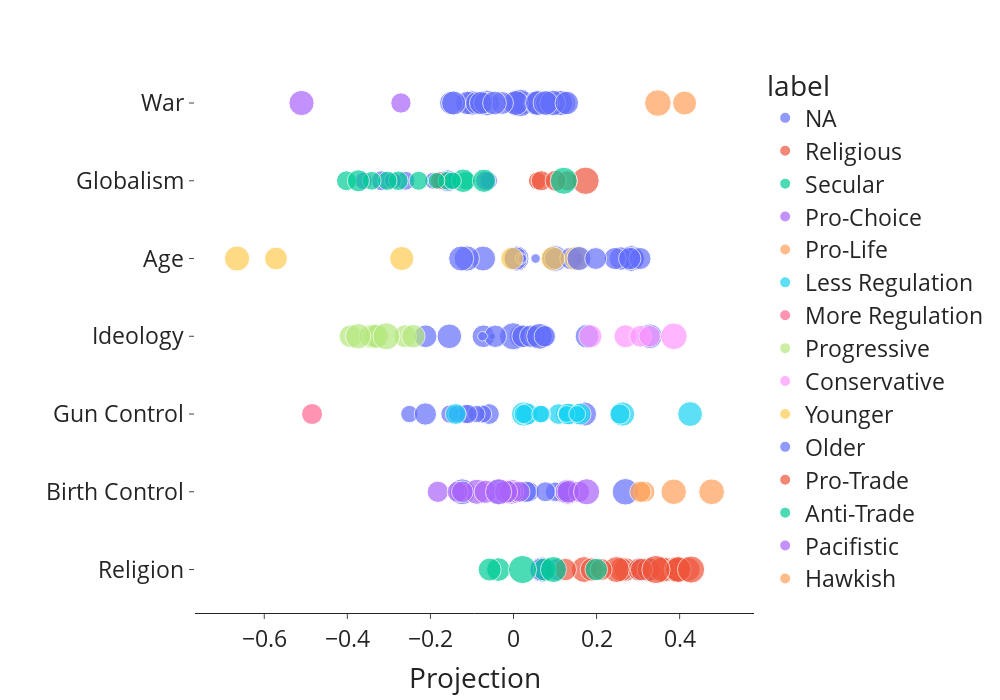

The notebook cell this image was saved under:
### Code cell
fig = px.scatter(counts_df,
                 x="projection",
                 color="label",
                 size="size",
                 hover_data=["subreddit","count"],
                 y="dim",
                 labels=dict(dim="",projection="Projection"),
                )
# fig.update_layout(annotations=[
#            dict(x=point,
#             y=dim,
#             xref="x",
#             yref="y",
#             text=text,
#             align='center',
#             showarrow=False,
#             yanchor='bottom',
#             textangle=90) for point,text,dim in counts_df[["projection","subreddit","dim"]].itertuples(index=False)])

args = {
    "font":{"size": 23},
    "height": 700,
    "width": 1000,    
    "template":"simple_white",
    "yaxis_type": 'category',
    "yaxis":{"showline": False}
}
    
fig.update_layout(**args)
# fig.write_html("visualizations/political_dimensions/dimension_validation.html")
fig.show()

### Figure 1 — Plotly figure (JSON) as saved in the notebook; plotly's stock layout.template omitted (floating-point values rounded to 4 significant figures; data arrays with more than 128 entries replaced by an {"elided": "..."} marker saying what was removed)
{"data": [{"customdata": {"elided": "97x2 mixed values"}, "hovertemplate": "label=NA<br>Projection=%{x}<br>=%{y}<br>size=%{marker.size}<br>subreddit=%{customdata[0]}<br>count=%{customdata[1]}<extra></extra>", "legendgroup": "NA", "marker": {"color": "#636efa", "size": [14.02, 10.49, 11.63, 12.79, 12.82, 15.37, 10.55, 13.47, 2.807, 9.899, 9.18, 8.714, 8.476, 8.145, 14.69, 8.714, 10.03, 12.71, 8.271, 9.443, 7.033, 7.492, 0, 6.672, 8.18, 0, 6.57, 6.977, 10.85, 11.98, 13.28, 11.21, 16.15, 11.3, 12.44, 1, 11.07, 12.35, 10.27, 10.94, 2, 11.1, 13.22, 14.49, 10.11, 13.65, 13.81, 0, 2, 11.67, 0, 14.04, 3, 2.322, 13.73, 14.61, 10.54, 1.585, 11.16, 0, 0, 10.39, 8.697, 6.833, 7.775, 6.409, 7.907, 6.322, 8.134, 6.585, 6.285, 12.98, 13.18, 0, 11.89, 14.51, 12.04, 11.85, 12.31, 16.46, 13.11, 11.53, 12.74, 14.07, 11.48, 0, 13.5, 10.55, 12.73, 11.39, 13.5, 12.78, 11.72, 14.43, 13.32, 12.35, 12.12], "sizemode": "area", "sizeref": 0.04361, "symbol": "circle"}, "mode": "markers", "name": "NA", "orientation": "h", "showlegend": true, "type": "scatter", "x": [0.06914, 0.1034, 0.06817, 0.3038, 0.3232, 0.2695, 0.1199, -0.03568, -0.0124, -0.02694, 0.1228, 0.03795, 0.1004, 0.1224, -0.1237, 0.07684, 0.03013, 0.1709, -0.1164, -0.05911, -0.07413, -0.1528, -0.06391, -0.08941, -0.1105, -0.08606, -0.2507, -0.1362, -0.2121, 0.01819, -0.1544, -0.07241, -0.0007824, -0.2117, 0.06869, -0.0514, 0.02313, 0.1771, 0.05317, -0.04366, -0.07454, 0.04178, 0.3281, 0.06273, 0.07542, -0.07317, 0.00693, -0.02691, 0.05321, 0.005103, 0.06327, -0.1126, 0.01843, 0.1566, -0.126, 0.09975, 0.1007, 0.02087, 0.1388, 0.1132, -0.06021, -0.1585, -0.3176, -0.05969, -0.2598, -0.1928, -0.1698, -0.2901, -0.06743, -0.3609, -0.1459, 0.006335, -0.0996, 0.09768, 0.02098, -0.06487, -0.111, -0.15, 0.05219, 0.01613, 0.05584, 0.1037, 0.1209, 0.1128, -0.08787, -0.07769, 0.005622, -0.06985, -0.144, -0.02759, 0.05906, 0.08204, -0.07809, 0.09414, 0.07698, -0.04572, 0.1283], "xaxis": "x", "y": ["Religion", "Religion", "Religion", "Religion", "Religion", "Birth Control", "Birth Control", "Birth Control", "Birth Control", "Birth Control", "Birth Control", "Birth Control", "Birth Control", "Birth Control", "Birth Control", "Birth Control", "Birth Control", "Gun Control", "Gun Control", "Gun Control", "Gun Control", "Gun Control", "Gun Control", "Gun Control", "Gun Control", "Gun Control", "Gun Control", "Gun Control", "Gun Control", "Ideology", "Ideology", "Ideology", "Ideology", "Ideology", "Ideology", "Ideology", "Ideology", "Ideology", "Ideology", "Ideology", "Ideology", "Ideology", "Ideology", "Ideology", "Ideology", "Age", "Age", "Age", "Age", "Age", "Age", "Age", "Age", "Age", "Age", "Age", "Age", "Age", "Age", "Age", "Globalism", "Globalism", "Globalism", "Globalism", "Globalism", "Globalism", "Globalism", "Globalism", "Globalism", "Globalism", "Globalism", "War", "War", "War", "War", "War", "War", "War", "War", "War", "War", "War", "War", "War", "War", "War", "War", "War", "War", "War", "War", "War", "War", "War", "War", "War", "War"], "yaxis": "y"}, {"customdata": [["PrayerRequests", 4812], ["Anglicanism", 6392], ["mormon", 26108], ["RPChristians", 2151], ["Christians", 3353], ["GayChristians", 1941], ["OpenChristian", 4194], ["Christian", 11560], ["Christianmarriage", 4473], ["NoFapChristians", 5732], ["Bible", 5779], ["OrthodoxChristianity", 15751], ["TrueChristian", 37686], ["latterdaysaints", 25440], ["Reformed", 20412], ["lds", 1917], ["Christianity", 178140], ["Catholicism", 71628], ["RadicalChristianity", 1522]], "hovertemplate": "label=Religious<br>Projection=%{x}<br>=%{y}<br>size=%{marker.size}<br>subreddit=%{customdata[0]}<br>count=%{customdata[1]}<extra></extra>", "legendgroup": "Religious", "marker": {"color": "#EF553B", "size": [12.23, 12.64, 14.67, 11.07, 11.71, 10.92, 12.03, 13.5, 12.13, 12.48, 12.5, 13.94, 15.2, 14.63, 14.32, 10.9, 17.44, 16.13, 10.57], "sizemode": "area", "sizeref": 0.04361, "symbol": "circle"}, "mode": "markers", "name": "Religious", "orientation": "h", "showlegend": true, "type": "scatter", "x": [0.27, 0.2594, 0.1702, 0.3025, 0.3927, 0.1248, 0.1889, 0.3656, 0.3262, 0.4207, 0.3938, 0.3577, 0.3946, 0.248, 0.397, 0.3083, 0.343, 0.4275, 0.211], "xaxis": "x", "y": ["Religion", "Religion", "Religion", "Religion", "Religion", "Religion", "Religion", "Religion", "Religion", "Religion", "Religion", "Religion", "Religion", "Religion", "Religion", "Religion", "Religion", "Religion", "Religion"], "yaxis": "y"}, {"customdata": [["exIglesiaNiCristo", 4573], ["excatholic", 3498], ["agnostic", 2147], ["exlldm", 2984], ["exmormon", 170129], ["exchristian", 28380]], "hovertemplate": "label=Secular<br>Projection=%{x}<br>=%{y}<br>size=%{marker.size}<br>subreddit=%{customdata[0]}<br>count=%{customdata[1]}<extra></extra>", "legendgroup": "Secular", "marker": {"color": "#00cc96", "size": [12.16, 11.77, 11.07, 11.54, 17.38, 14.79], "sizemode": "area", "sizeref": 0.04361, "symbol": "circle"}, "mode": "markers", "name": "Secular", "orientation": "h", "showlegend": true, "type": "scatter", "x": [-0.03638, 0.07511, 0.1992, -0.05744, 0.02164, 0.09628], "xaxis": "x", "y": ["Religion", "Religion", "Religion", "Religion", "Religion", "Religion"], "yaxis": "y"}, {"customdata": [["abortion", 12684], ["prochoice", 12759], ["birthcontrol", 13610], ["Egalitarianism", 1004], ["FeMRADebates", 2306], ["WomensHealth", 1703], ["GenderCritical", 31523], ["PCOS", 3847], ["Periods", 799], ["PMDD", 981], ["endometriosis", 850], ["Feminism", 3429], ["Endo", 1220], ["TwoXChromosomes", 32247]], "hovertemplate": "label=Pro-Choice<br>Projection=%{x}<br>=%{y}<br>size=%{marker.size}<br>subreddit=%{customdata[0]}<br>count=%{customdata[1]}<extra></extra>", "legendgroup": "Pro-Choice", "marker": {"color": "#ab63fa", "size": [13.63, 13.64, 13.73, 9.972, 11.17, 10.73, 14.94, 11.91, 9.642, 9.938, 9.731, 11.74, 10.25, 14.98], "sizemode": "area", "sizeref": 0.04361, "symbol": "circle"}, "mode": "markers", "name": "Pro-Choice", "orientation": "h", "showlegend": true, "type": "scatter", "x": [-0.005334, 0.1307, -0.08825, 0.1578, 0.1318, -0.008525, 0.176, -0.06674, 0.01442, -0.1821, -0.1344, -0.01781, -0.1231, -0.03583], "xaxis": "x", "y": ["Birth Control", "Birth Control", "Birth Control", "Birth Control", "Birth Control", "Birth Control", "Birth Control", "Birth Control", "Birth Control", "Birth Control", "Birth Control", "Birth Control", "Birth Control", "Birth Control"], "yaxis": "y"}, {"customdata": [["prolife", 23318], ["antifeminists", 1027], ["benshapiro", 945], ["MensRights", 19682]], "hovertemplate": "label=Pro-Life<br>Projection=%{x}<br>=%{y}<br>size=%{marker.size}<br>subreddit=%{customdata[0]}<br>count=%{customdata[1]}<extra></extra>", "legendgroup": "Pro-Life", "marker": {"color": "#FFA15A", "size": [14.51, 10.0, 9.884, 14.26], "sizemode": "area", "sizeref": 0.04361, "symbol": "circle"}, "mode": "markers", "name": "Pro-Life", "orientation": "h", "showlegend": true, "type": "scatter", "x": [0.477, 0.3147, 0.3055, 0.3857], "xaxis": "x", "y": ["Birth Control", "Birth Control", "Birth Control", "Birth Control"], "yaxis": "y"}, {"customdata": [["liberalgunowners", 7630], ["2ALiberals", 1871], ["shitguncontrollerssay", 1129], ["NOWTTYG", 670], ["progun", 11044], ["VAGuns", 890], ["WA_guns", 655], ["Firearms", 7619], ["SocialistRA", 752], ["CAguns", 1000], ["Iamactuallyverybadass", 285], ["canadaguns", 1306], ["NYguns", 106], ["NJGuns", 117], ["Classical_Liberals", 72], ["libertarianmeme", 512], ["dgu", 76]], "hovertemplate": "label=Less Regulation<br>Projection=%{x}<br>=%{y}<br>size=%{marker.size}<br>subreddit=%{customdata[0]}<br>count=%{customdata[1]}<extra></extra>", "legendgroup": "Less Regulation", "marker": {"color": "#19d3f3", "size": [12.9, 10.87, 10.14, 9.388, 13.43, 9.798, 9.355, 12.9, 9.555, 9.966, 8.155, 10.35, 6.728, 6.87, 6.17, 9, 6.248], "sizemode": "area", "sizeref": 0.04361, "symbol": "circle"}, "mode": "markers", "name": "Less Regulation", "orientation": "h", "showlegend": true, "type": "scatter", "x": [0.02424, 0.03243, 0.127, 0.1086, 0.4251, 0.1326, 0.1548, 0.2626, -0.1389, 0.1321, 0.02452, 0.1606, 0.06836, 0.06524, 0.128, 0.2562, 0.1533], "xaxis": "x", "y": ["Gun Control", "Gun Control", "Gun Control", "Gun Control", "Gun Control", "Gun Control", "Gun Control", "Gun Control", "Gun Control", "Gun Control", "Gun Control", "Gun Control", "Gun Control", "Gun Control", "Gun Control", "Gun Control", "Gun Control"], "yaxis": "y"}, {"customdata": [["GunsAreCool", 782]], "hovertemplate": "label=More Regulation<br>Projection=%{x}<br>=%{y}<br>size=%{marker.size}<br>subreddit=%{customdata[0]}<br>count=%{customdata[1]}<extra></extra>", "legendgroup": "More Regulation", "marker": {"color": "#FF6692", "size": [9.611], "sizemode": "area", "sizeref": 0.04361, "symbol": "circle"}, "mode": "markers", "name": "More Regulation", "orientation": "h", "showlegend": true, "type": "scatter", "x": [-0.4849], "xaxis": "x", "y": ["Gun Control"], "yaxis": "y"}, {"customdata": [["Socialism_101", 12306], ["capitalism_in_decay", 2634], ["canadaleft", 2692], ["SocialDemocracy", 1185], ["communism101", 8758], ["Anarchy101", 6952], ["LateStageCapitalism", 62136], ["BasicIncome", 4365], ["socialism", 17790]], "hovertemplate": "label=Progressive<br>Projection=%{x}<br>=%{y}<br>size=%{marker.size}<br>subreddit=%{customdata[0]}<br>count=%{customdata[1]}<extra></extra>", "legendgroup": "Progressive", "marker": {"color": "#B6E880", "size": [13.59, 11.36, 11.39, 10.21, 13.1, 12.76, 15.92, 12.09, 14.12], "sizemode": "area", "sizeref": 0.04361, "symbol": "circle"}, "mode": "markers", "name": "Progressive", "orientation": "h", "showlegend": true, "type": "scatter", "x": [-0.3425, -0.3924, -0.2609, -0.3459, -0.3353, -0.3298, -0.306, -0.2411, -0.3741], "xaxis": "x", "y": ["Ideology", "Ideology", "Ideology", "Ideology", "Ideology", "Ideology", "Ideology", "Ideology", "Ideology"], "yaxis": "y"}, {"customdata": [["The_Donald", 48288], ["Capitalism", 3083], ["benshapiro", 1371], ["tuesday", 3540], ["Classical_Liberals", 1143]], "hovertemplate": "label=Conservative<br>Projection=%{x}<br>=%{y}<br>size=%{marker.size}<br>subreddit=%{customdata[0]}<br>count=%{customdata[1]}<extra></extra>", "legendgroup": "Conservative", "marker": {"color": "#FF97FF", "size": [15.56, 11.59, 10.42, 11.79, 10.16], "sizemode": "area", "sizeref": 0.04361, "symbol": "circle"}, "mode": "markers", "name": "Conservative", "orientation": "h", "showlegend": true, "type": "scatter", "x": [0.3861, 0.2697, 0.3055, 0.185, 0.3278], "xaxis": "x", "y": ["Ideology", "Ideology", "Ideology", "Ideology", "Ideology"], "yaxis": "y"}, {"customdata": [["teenagers", 15271], ["family", 7977], ["2meirl4meirl", 6730], ["dankmemes", 2601], ["AsianParentStories", 5721], ["LifeAfterSchool", 2381]], "hovertemplate": "label=Younger<br>Projection=%{x}<br>=%{y}<br>size=%{marker.size}<br>subreddit=%{customdata[0]}<br>count=%{customdata[1]}<extra></extra>", "legendgroup": "Younger", "marker": {"color": "#FECB52", "size": [13.9, 12.96, 12.72, 11.34, 12.48, 11.22], "sizemode": "area", "sizeref": 0.04361, "symbol": "circle"}, "mode": "markers", "name": "Younger", "orientation": "h", "showlegend": true, "type": "scatter", "x": [-0.6655, 0.1512, -0.269, -0.5718, 0.09453, -0.003662], "xaxis": "x", "y": ["Age", "Age", "Age", "Age", "Age", "Age"], "yaxis": "y"}, {"customdata": [["Adoption", 6771], ["careerguidance", 28406], ["Genealogy", 17441], ["NarcAbuseAndDivorce", 1837], ["Mortgages", 4210], ["fosterit", 1684], ["Fosterparents", 1399], ["oneanddone", 1716], ["careeradvice", 1983]], "hovertemplate": "label=Older<br>Projection=%{x}<br>=%{y}<br>size=%{marker.size}<br>subreddit=%{customdata[0]}<br>count=%{customdata[1]}<extra></extra>", "legendgroup": "Older", "marker": {"color": "#636efa", "size": [12.73, 14.79, 14.09, 10.84, 12.04, 10.72, 10.45, 10.74, 10.95], "sizemode": "area", "sizeref": 0.04361, "symbol": "circle"}, "mode": "markers", "name": "Older", "orientation": "h", "showlegend": true, "type": "scatter", "x": [0.1578, 0.2833, 0.2836, 0.2884, 0.2585, 0.2446, 0.1979, 0.3044, 0.2798], "xaxis": "x", "y": ["Age", "Age", "Age", "Age", "Age", "Age", "Age", "Age", "Age"], "yaxis": "y"}, {"customdata": [["neoliberal", 81320], ["AskEconomics", 431], ["Classical_Liberals", 128], ["badeconomics", 483], ["neoconNWO", 844], ["seculartalk", 139]], "hovertemplate": "label=Pro-Trade<br>Projection=%{x}<br>=%{y}<br>size=%{marker.size}<br>subreddit=%{customdata[0]}<br>count=%{customdata[1]}<extra></extra>", "legendgroup": "Pro-Trade", "marker": {"color": "#EF553B", "size": [16.31, 8.752, 7, 8.916, 9.721, 7.119], "sizemode": "area", "sizeref": 0.04361, "symbol": "circle"}, "mode": "markers", "name": "Pro-Trade", "orientation": "h", "showlegend": true, "type": "scatter", "x": [0.1734, 0.1292, 0.05729, 0.06697, 0.1016, -0.1786], "xaxis": "x", "y": ["Globalism", "Globalism", "Globalism", "Globalism", "Globalism", "Globalism"], "yaxis": "y"}, {"customdata": [["SocialDemocracy", 208], ["The_Donald", 62458], ["CriticalTheory", 235], ["Kossacks_for_Sanders", 168], ["chomsky", 335], ["Labour", 275], ["Socialism_101", 394], ["LeftWithoutEdge", 205], ["stupidpol", 4309], ["WayOfTheBern", 3828], ["WeAreNotAsking", 116], ["BreadTube", 1591], ["dsa", 64]], "hovertemplate": "label=Anti-Trade<br>Projection=%{x}<br>=%{y}<br>size=%{marker.size}<br>subreddit=%{customdata[0]}<br>count=%{customdata[1]}<extra></extra>", "legendgroup": "Anti-Trade", "marker": {"color": "#00cc96", "size": [7.7, 15.93, 7.877, 7.392, 8.388, 8.103, 8.622, 7.679, 12.07, 11.9, 6.858, 10.64, 6], "sizemode": "area", "sizeref": 0.04361, "symbol": "circle"}, "mode": "markers", "name": "Anti-Trade", "orientation": "h", "showlegend": true, "type": "scatter", "x": [-0.1592, 0.121, -0.2285, -0.1143, -0.2773, -0.3034, -0.4022, -0.3413, -0.121, -0.07094, -0.147, -0.3734, -0.185], "xaxis": "x", "y": ["Globalism", "Globalism", "Globalism", "Globalism", "Globalism", "Globalism", "Globalism", "Globalism", "Globalism", "Globalism", "Globalism", "Globalism", "Globalism"], "yaxis": "y"}, {"customdata": [["EndlessWar", 14904], ["LeftWithoutEdge", 518]], "hovertemplate": "label=Pacifistic<br>Projection=%{x}<br>=%{y}<br>size=%{marker.size}<br>subreddit=%{customdata[0]}<br>count=%{customdata[1]}<extra></extra>", "legendgroup": "Pacifistic", "marker": {"color": "#ab63fa", "size": [13.86, 9.017], "sizemode": "area", "sizeref": 0.04361, "symbol": "circle"}, "mode": "markers", "name": "Pacifistic", "orientation": "h", "showlegend": true, "type": "scatter", "x": [-0.5104, -0.271], "xaxis": "x", "y": ["War", "War"], "yaxis": "y"}, {"customdata": [["CredibleDefense", 45607], ["WarCollege", 6204]], "hovertemplate": "label=Hawkish<br>Projection=%{x}<br>=%{y}<br>size=%{marker.size}<br>subreddit=%{customdata[0]}<br>count=%{customdata[1]}<extra></extra>", "legendgroup": "Hawkish", "marker": {"color": "#FFA15A", "size": [15.48, 12.6], "sizemode": "area", "sizeref": 0.04361, "symbol": "circle"}, "mode": "markers", "name": "Hawkish", "orientation": "h", "showlegend": true, "type": "scatter", "x": [0.3476, 0.4118], "xaxis": "x", "y": ["War", "War"], "yaxis": "y"}], "layout": {"font": {"size": 23}, "height": 700, "legend": {"itemsizing": "constant", "title": {"text": "label"}, "tracegroupgap": 0}, "margin": {"t": 60}, "width": 1000, "xaxis": {"anchor": "y", "domain": [0, 1], "title": {"text": "Projection"}}, "yaxis": {"anchor": "x", "domain": [0, 1], "showline": false, "title": {"text": ""}, "type": "category"}}}
